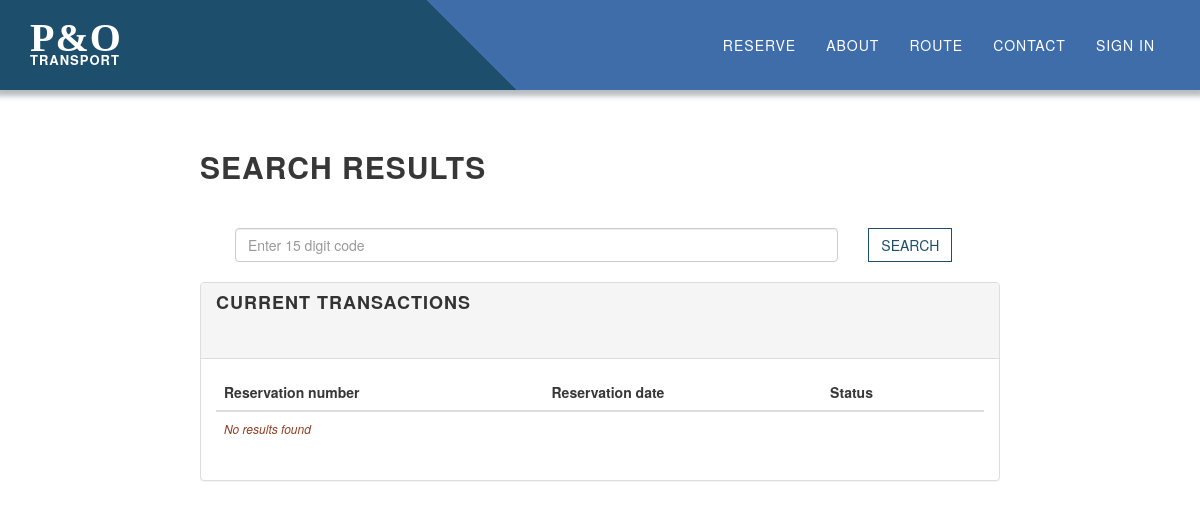
Page /search-booking.php on the earlier database version.
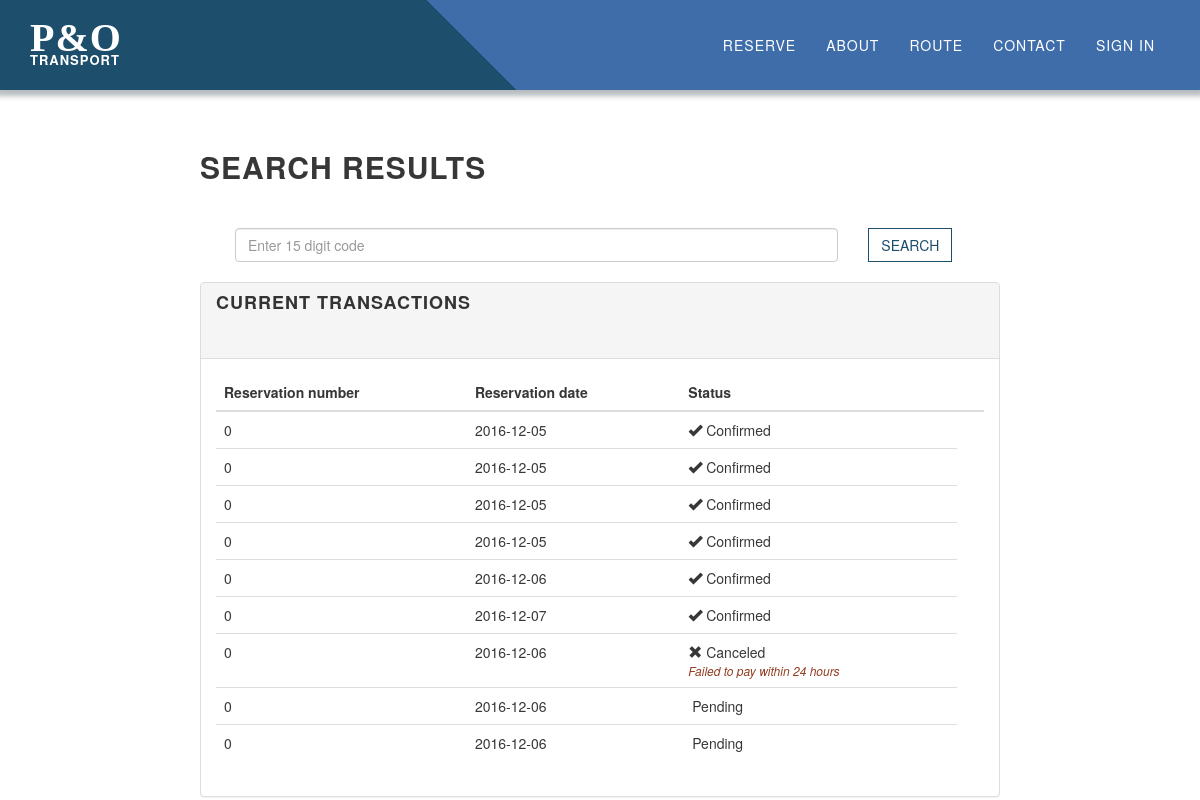
Same page on the later database version.
### tables this page shows
CREATE TABLE `reserve` (
  `Bus_No` varchar(15) NOT NULL,
  `rDate` date NOT NULL,
  `status` set('Yes','No') NOT NULL,
  `cancel` set('Yes','No') NOT NULL,
  `email` varchar(50) NOT NULL,
  `Reserve_Code` int(15) UNSIGNED ZEROFILL NOT NULL,
  `reservation_num` int(11) NOT NULL,
  `DeptTime` time NOT NULL,
  `route` varchar(25) NOT NULL,
  `seatplan` varchar(100) NOT NULL,
  `tPrice` varchar(20) NOT NULL,
  `Trip_Code` int(15) UNSIGNED ZEROFILL NOT NULL,
  `tDate` date NOT NULL,
  `time_verifier` timestamp NOT NULL DEFAULT CURRENT_TIMESTAMP
);

### search-booking.php (the view, shortened to what this page needs)
<!DOCTYPE html>
<html lang="en">
<head>
  <link rel="stylesheet" type="text/css" href="vendor/bootstrap/css/bootstrap.min.css">
  <link rel="stylesheet" type="text/css" href="css/booking.css">
  <link rel="stylesheet" type="text/css" href="css/style.css">
</head>
<body data-spy="scroll" data-target="#myScrollspy" data-offset="20">
  <?php include 'navbar.php'; ?>
  <div class="booking-details-container">
    <h2>Search results</h2>
    <div class="results-container">
      <form method="post" action="search-booking.php">
        <div class="booking-btn-container container-fluid">
          <div class="col-sm-10">
            <input type="text" name="reserve-code-input" class="form-control" placeholder="Enter 15 digit code">
          </div>
          <div class="col-sm-2">
            <button type="submit" class="btn btn-default btn-blk">Search</button>
          </div>
        </div>
      </form>
      <div class="panel panel-default">
        <div class="panel-heading ">
          <h4><strong>Current Transactions</strong></h4>
        </div>
        <div class="panel-body">
          <table class="table">
            <thead>
              <tr>
                <th>Reservation number</th>
                <th>Reservation date</th>
                <th>Status</th>
                <th></th>
              </tr>
            </thead>
            <tbody>
              <?php
                $query = "SELECT * FROM `reserve` WHERE `reservation_num`='".$_REQUEST['reserve-code-input']."'";
                $result = $db->query($query);
                $numresults = $result->num_rows;
                if ($numresults) {
                  for ($i = 0; $i < $numresults; $i++) {
                    $row = $result->fetch_assoc();
                    echo
                    "<tr>
                        <td>".$row['reservation_num']."</td>
                        <td>".$row['rDate']."</td>";
                    if ($row['status'] === "Yes") {
                      echo "<td><div><span class=\"glyphicon glyphicon-ok\"></span>&nbsp;Confirmed</div></td>";
                    } else {
                        if ($row['cancel'] === "Yes") {
                          echo
                          "<td>
                            <div><span class=\"glyphicon glyphicon-remove\"></span>&nbsp;Canceled</div>
                            <div class=\"note\">Failed to pay within 24 hours</div>
                            </td>";
                        } else {
                          echo "<td><div><span class=\"glyphicon glyphicon-clock\"></span>&nbsp;Pending</div></td>";
                        }
                      }
                      echo "</tr>";
                    }
                  } else {
                    echo "<tr><td class=\"note\">No results found</td></tr>";
                  }
               ?>
            </tbody>
          </table>
        </div>
      </div>
    </div>
  </body>
</html>

### navbar.php (shortened to what this page needs)
<?php
  $pagefile = $_SERVER['REQUEST_URI'];
  if (strpos($pagefile, 'index.php')) {
    $link = '';
    $reserve_link = '#reserve';
  } else {
    $link = 'index.php';
    $reserve_link = 'reserve.php';
  }
  if(($_SESSION['uname'] == "") || (!isset($_SESSION['uname'])) ){
    $hidden2 = '';
  } else {
    $acc = $_SESSION['uname'];
    $is_signed_in = 1;
    $hidden1 = '';
    $hidden2 = 'hidden';
  }
  if ($_SESSION['admin'] == 0) {
    $hide_if_admin = '';
  } else {
    $hide_if_not_admin = '';
    $hide_if_admin = 'hidden';
  }
?>
<nav class="navbar navbar-custom navbar-fixed-top" role="navigation">
  <div class="container">
    <div class="navbar-header">
      <a class="navbar-brand page-scroll" href= <?php echo $link.'#page-top';?>>
        <div class="serif strong p-o">P&amp;O</div>
        <div class="transport">Transport</div>
      </a>
    </div>
    <div class="collapse navbar-collapse navbar-right navbar-main-collapse">
      <ul class="nav navbar-nav">
        <li class='<?php echo $hide_if_admin; ?>'>
          <a class='page-scroll' href= <?php echo $reserve_link;?> id="reserve-btn-navbar">Reserve</a>
        </li>
        <li class='<?php echo $hide_if_admin; ?>'>
          <a class='page-scroll' href= <?php echo $link.'#about';?>>About</a>
        </li>
        <li class='<?php echo $hide_if_admin; ?>'>
          <a class='page-scroll' href= <?php echo $link.'#route';?>>Route</a>
        </li>
        <li class='<?php echo $hide_if_admin; ?>'>
          <a class='page-scroll' href=<?php echo $link.'#contact';?>>Contact</a>
        </li>
        <li class='<?php echo $hidden2; ?>'>
          <a class='login-navbar' href=<?php echo $link.'#';?>>Sign in</a>
        </li>
      </ul>
    </div>
  </div>
</nav>

### css/booking.css (style rules this page uses)
td { word-wrap: break-word; }
.booking-details-container { padding-top: 150px; max-width: 800px; margin: auto; }
.note { color: #913c21; font-size: 12px; font-style: italic; }

### css/style.css (style rules this page uses)
body { width: 100%; height: 100%; font-family: "Lora", "Helvetica Neue", Helvetica, Arial, sans-serif; color: rgb(55, 55, 55); background-color: white; overflow-x: hidden; min-width: 350px; }
html { height: 100%; }
h1, h2, h3, h4, h5, h6 { margin: 0 0 35px; text-transform: uppercase; font-family: "Montserrat", "Helvetica Neue", Helvetica, Arial, sans-serif; font-weight: 700; letter-spacing: 1px; }
a { color: #3f6daa; -webkit-transition: all 0.2s ease-in-out; -moz-transition: all 0.2s ease-in-out; -o-transition: all 0.2s ease-in-out; transition: all 0.2s ease-in-out; }
.serif { font-family: serif; }
.p-o { font-size: 40px; padding-bottom: 2px; }
.transport { font-size: 13px; }
.navbar-custom { color: white; background: #1d4e6c; background: -moz-linear-gradient(45deg, #1d4e6c 40%, #3f6daa 40%); background: -webkit-linear-gradient(45deg, #1d4e6c 40%, #3f6daa 40%); background: linear-gradient(45deg, #1d4e6c 40%, #3f6daa 40%); box-shadow: 0 2px 5px 4px rgba(19, 35, 47, 0.3); margin-bottom: 0; text-transform: uppercase; font-family: "Montserrat", "Helvetica Neue", Helvetica, Arial, sans-serif; }
.navbar-custom .navbar-brand { font-weight: 700; padding-top: 8px; }
.navbar-custom a { color: white; }
.navbar-custom .nav li a { -webkit-transition: background 0.3s ease-in-out; -moz-transition: background 0.3s ease-in-out; -o-transition: background 0.3s ease-in-out; transition: background 0.3s ease-in-out; }
@media (min-width: 768px) { .navbar-custom { background-color: #3f6daa; padding: 20px 0; border-bottom: none; letter-spacing: 1px; -webkit-transition: background-color 1.5s ease, padding 0.5s ease-in-out; -moz-transition: background-color 1.5s ease, padding 0.5s ease-in-out; -o-transition: background-color 1.5s ease, padding 0.5s ease-in-out; transition: background-color 1.5s ease, padding 0.5s ease-in-out; } }
.booking-btn-container { padding: 20px; padding-top: 10px; }
.btn { text-transform: uppercase; font-family: "Montserrat", "Helvetica Neue", Helvetica, Arial, sans-serif; font-weight: 400; -webkit-transition: all 0.3s ease-in-out; -moz-transition: all 0.3s ease-in-out; transition: all 0.3s ease-in-out; border-radius: 0; }
.btn-default { border: 1px solid #1d4e6c; color: #1d4e6c; background-color: transparent; }
body { webkit-tap-highlight-color: rgba(255, 255, 255, 0.2); }

Differences in the rows shown:
added reserve: reservation_num "0", rDate "2016-12-05", status "Yes" (drawn)
added reserve: reservation_num "0", rDate "2016-12-05", status "Yes" (drawn)
added reserve: reservation_num "0", rDate "2016-12-05", status "Yes" (drawn)
added reserve: reservation_num "0", rDate "2016-12-05", status "Yes" (drawn)
added reserve: reservation_num "0", rDate "2016-12-06", status "Yes" (drawn)
added reserve: reservation_num "0", rDate "2016-12-07", status "Yes" (drawn)
added reserve: reservation_num "0", rDate "2016-12-06", status "No" (drawn)
added reserve: reservation_num "0", rDate "2016-12-06", status "Pending"
added reserve: reservation_num "0", rDate "2016-12-06", status "Pending"
Other differences:
text no longer shown: "No results found"
